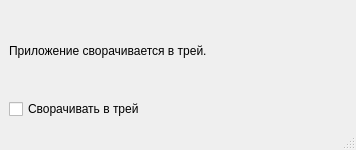
<?xml version="1.0" encoding="UTF-8"?>
<ui version="4.0">
 <class>MainWindow</class>
 <widget class="QMainWindow" name="MainWindow">
  <property name="geometry">
   <rect>
    <x>0</x>
    <y>0</y>
    <width>356</width>
    <height>150</height>
   </rect>
  </property>
  <property name="windowTitle">
   <string>MainWindow</string>
  </property>
  <widget class="QWidget" name="centralwidget">
   <layout class="QGridLayout" name="gridLayout">
    <item row="0" column="0">
     <widget class="QLabel" name="label">
      <property name="text">
       <string>Приложение сворачивается в трей.</string>
      </property>
     </widget>
    </item>
    <item row="1" column="0">
     <widget class="QCheckBox" name="checkBox">
      <property name="text">
       <string>Сворачивать в трей</string>
      </property>
     </widget>
    </item>
   </layout>
  </widget>
  <widget class="QMenuBar" name="menubar">
   <property name="geometry">
    <rect>
     <x>0</x>
     <y>0</y>
     <width>356</width>
     <height>22</height>
    </rect>
   </property>
  </widget>
  <widget class="QStatusBar" name="statusbar"/>
 </widget>
 <resources/>
 <connections/>
</ui>
